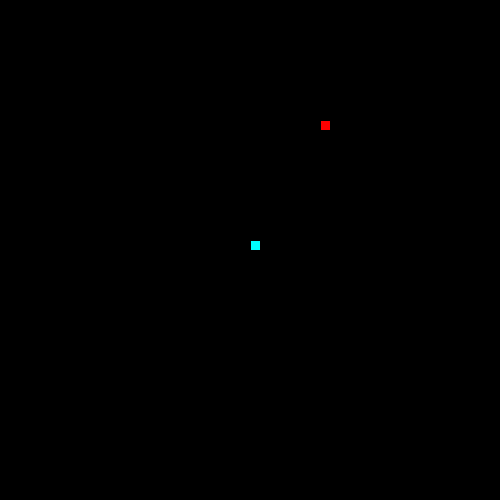
Frame 1 (no input)
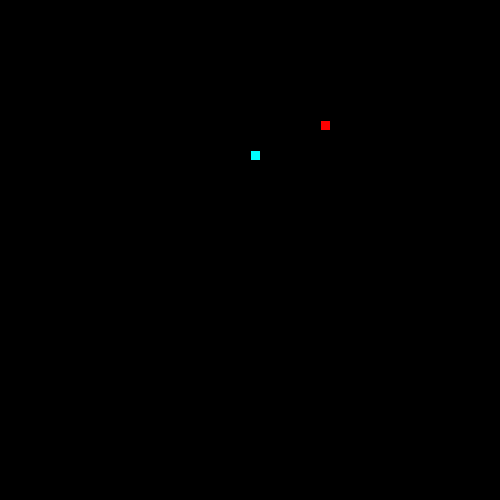
Frame 60 (the mouse pressed at the canvas centre just before this capture)
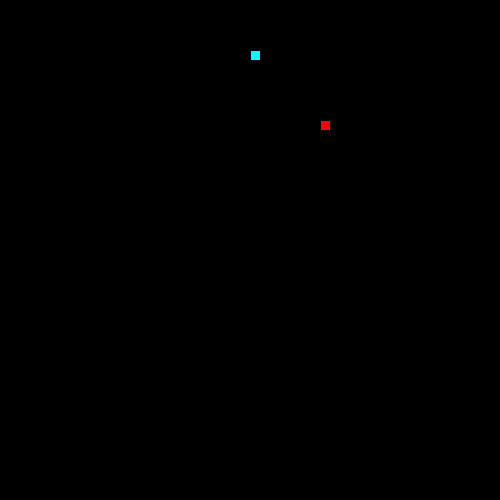
Frame 120 (the mouse held since frame 60 and released just before this capture)

The Processing sketch that drew these frames (run headless with seeded random() and noise(); from frame 60 on, the mouse is pressed at the canvas centre):

// Processing sketch: LeagueSnake
// ── LeagueSnake.pde
//*
// ***** SEGMENT CLASS *****
// This class will be used to represent each part of the moving snake.
//*

class Segment {

//Add x and y member variables. They will hold the corner location of each segment of the snake.
int x;
int y;


// Add a constructor with parameters to initialize each variable.
Segment(int x, int y){
  this.x = x;
  this.y = y;
}

}


//*
// ***** GAME VARIABLES *****
// All the game variables that will be shared by the game methods are here
//*
Segment head;
int foodX;
int foodY;
int direction = UP;
int eaten = 0;
ArrayList<Segment> list = new ArrayList<Segment>();

//*
// ***** SETUP METHODS *****
// These methods are called at the start of the game.
//*

void setup() {
  frameRate(10);
  size(500,500);
  head = new Segment(250,250);
  dropFood();
}

void dropFood() {
  //Set the food in a new random location
    foodX=((int)random(50)*10);
    foodY=((int)random(50)*10);
}

//*
// ***** DRAW METHODS *****
// These methods are used to draw the snake and its food 
//*

void draw() {
  background(0,0,0);
  drawFood();
  move();
  drawSnake();
  eat();
}

void drawFood() {
  //Draw the food
  fill(255,0,0);
  rect(foodX,foodY,10,10);
}

void drawSnake() {
  //Draw the head of the snake followed by its tail
  fill(0,255,255);
  rect(head.x,head.y,10,10);
  manageTail();
}


//*
// ***** TAIL MANAGEMENT METHODS *****
// These methods make sure the tail is the correct length.
//*

void drawTail() {
  //Draw each segment of the tail
  for(int i = 0; i < list.size(); i++){
    
    rect(list.get(i).x,list.get(i).y,10,10);
  }
}

void manageTail() {
  //After drawing the tail, add a new segment at the "start" of the tail and remove the one at the "end" 
  //This produces the illusion of the snake tail moving.
  checkTailCollision();
  Segment tail = new Segment(head.x,head.y);
  list.add(tail);
  drawTail();
  list.remove(0);
}

void checkTailCollision() {
  //If the snake crosses its own tail, shrink the tail back to one segment
  Segment s;
  for(int i = 0; i < list.size(); i++){
    s = list.get(i);
    if(head.x==s.x && head.y==s.y){
      eaten--;
      list.clear();
      Segment tail = new Segment(head.x,head.y);
      list.add(tail);
    }
  }
}



//*
// ***** CONTROL METHODS *****
// These methods are used to change what is happening to the snake
//*

void keyPressed() {
  //Set the direction of the snake according to the arrow keys pressed
  if(key==CODED){
    if(keyCode==UP){
      if(direction!=DOWN){
        direction=UP;
      }
    }
    else if(keyCode==DOWN){
      if(direction!=UP){
        direction=DOWN;
      }
    }
    else if(keyCode==LEFT){
      if(direction!=RIGHT){
        direction=LEFT;
      }
    }
    else if(keyCode==RIGHT){
      if(direction!=LEFT){
        direction=RIGHT;
      }
    }
  }
}

void move() {
  //Change the location of the Snake head based on the direction it is moving.
  switch(direction) {
  case UP:
    head.y-=10;
    break;
  case DOWN:
    head.y+=10;
    break;
  case LEFT:
    head.x-=10;
    break;
  case RIGHT: 
    head.x+=10;
    break;
  }
  checkBoundaries();
}

void checkBoundaries() {
 if (head.x>=500){
   head.x = 0;
 }
 if(head.y>=500){
   head.y=0;
 }
 if(head.x<=0){
   head.x=500;
 }
 if(head.y<=0){
   head.y=500;
 }
}

void eat() {
  //When the snake eats the food, its tail should grow and more food appear
  if(head.x==foodX && head.y==foodY){
    foodX=((int)random(50)*10);
    foodY=((int)random(50)*10);
    Segment tail = new Segment(head.x,head.y);
    list.add(tail);
  }
}
